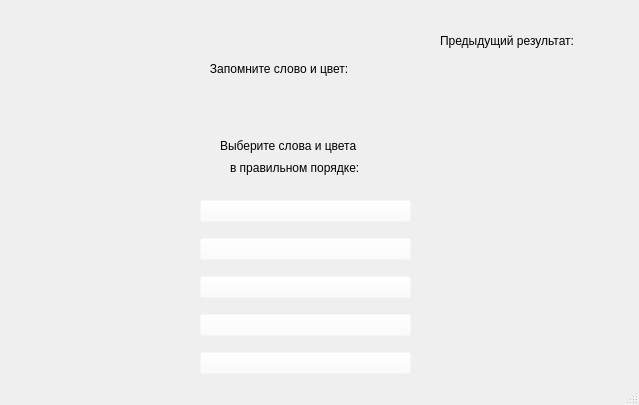
<?xml version="1.0" encoding="UTF-8"?>
<ui version="4.0">
 <class>MainWindow</class>
 <widget class="QMainWindow" name="MainWindow">
  <property name="geometry">
   <rect>
    <x>0</x>
    <y>0</y>
    <width>639</width>
    <height>405</height>
   </rect>
  </property>
  <property name="windowTitle">
   <string>Цвета &amp; Слова (Продвинутый)</string>
  </property>
  <widget class="QWidget" name="centralwidget">
   <widget class="QWidget" name="verticalLayoutWidget">
    <property name="geometry">
     <rect>
      <x>200</x>
      <y>190</y>
      <width>211</width>
      <height>194</height>
     </rect>
    </property>
    <layout class="QVBoxLayout" name="verticalLayout">
     <item>
      <widget class="QPushButton" name="pushButton_8">
       <property name="styleSheet">
        <string notr="true">font: 12pt &quot;MS Shell Dlg 2&quot;;
background-color: rgba(255, 255, 255, 0);</string>
       </property>
       <property name="text">
        <string/>
       </property>
      </widget>
     </item>
     <item>
      <widget class="QPushButton" name="pushButton_4">
       <property name="styleSheet">
        <string notr="true">font: 12pt &quot;MS Shell Dlg 2&quot;;
background-color: rgba(255, 255, 255, 0);</string>
       </property>
       <property name="text">
        <string/>
       </property>
      </widget>
     </item>
     <item>
      <widget class="QPushButton" name="pushButton_5">
       <property name="styleSheet">
        <string notr="true">font: 12pt &quot;MS Shell Dlg 2&quot;;
background-color: rgba(255, 255, 255, 0);</string>
       </property>
       <property name="text">
        <string/>
       </property>
      </widget>
     </item>
     <item>
      <widget class="QPushButton" name="pushButton_6">
       <property name="styleSheet">
        <string notr="true">font: 12pt &quot;MS Shell Dlg 2&quot;;
background-color: rgba(255, 255, 255, 0);</string>
       </property>
       <property name="text">
        <string/>
       </property>
      </widget>
     </item>
     <item>
      <widget class="QPushButton" name="pushButton_2">
       <property name="styleSheet">
        <string notr="true">font: 12pt &quot;MS Shell Dlg 2&quot;;
background-color: rgba(255, 255, 255, 0);</string>
       </property>
       <property name="text">
        <string/>
       </property>
      </widget>
     </item>
    </layout>
   </widget>
   <widget class="QLabel" name="label_2">
    <property name="geometry">
     <rect>
      <x>440</x>
      <y>30</y>
      <width>181</width>
      <height>21</height>
     </rect>
    </property>
    <property name="styleSheet">
     <string notr="true">font: 12pt &quot;MS Shell Dlg 2&quot;;</string>
    </property>
    <property name="text">
     <string>Предыдущий результат:</string>
    </property>
   </widget>
   <widget class="QWidget" name="horizontalLayoutWidget">
    <property name="geometry">
     <rect>
      <x>30</x>
      <y>40</y>
      <width>61</width>
      <height>31</height>
     </rect>
    </property>
    <layout class="QHBoxLayout" name="horizontalLayout_5">
     <item>
      <widget class="QLabel" name="score">
       <property name="styleSheet">
        <string notr="true">font: 12pt &quot;MS Shell Dlg 2&quot;;</string>
       </property>
       <property name="text">
        <string/>
       </property>
      </widget>
     </item>
    </layout>
   </widget>
   <widget class="QWidget" name="horizontalLayoutWidget_2">
    <property name="geometry">
     <rect>
      <x>30</x>
      <y>80</y>
      <width>118</width>
      <height>31</height>
     </rect>
    </property>
    <layout class="QHBoxLayout" name="horizontalLayout_6">
     <item>
      <widget class="QLabel" name="attempt">
       <property name="styleSheet">
        <string notr="true">font: 12pt &quot;MS Shell Dlg 2&quot;;</string>
       </property>
       <property name="text">
        <string/>
       </property>
      </widget>
     </item>
    </layout>
   </widget>
   <widget class="QLabel" name="label">
    <property name="geometry">
     <rect>
      <x>220</x>
      <y>130</y>
      <width>171</width>
      <height>31</height>
     </rect>
    </property>
    <property name="styleSheet">
     <string notr="true">font: 11pt &quot;MS Shell Dlg 2&quot;;</string>
    </property>
    <property name="text">
     <string>Выберите слова и цвета</string>
    </property>
   </widget>
   <widget class="QWidget" name="gridLayoutWidget">
    <property name="geometry">
     <rect>
      <x>200</x>
      <y>50</y>
      <width>211</width>
      <height>80</height>
     </rect>
    </property>
    <layout class="QGridLayout" name="gridLayout">
     <item row="3" column="0">
      <widget class="QLabel" name="label_14">
       <property name="styleSheet">
        <string notr="true">font: 75 14pt &quot;MS Shell Dlg 2&quot;;
background-color: rgba(255, 255, 255, 0);</string>
       </property>
       <property name="text">
        <string/>
       </property>
      </widget>
     </item>
     <item row="2" column="0">
      <widget class="QLabel" name="label_13">
       <property name="styleSheet">
        <string notr="true">font: 12pt &quot;MS Shell Dlg 2&quot;;</string>
       </property>
       <property name="text">
        <string>   Запомните слово и цвет:</string>
       </property>
      </widget>
     </item>
    </layout>
   </widget>
   <widget class="QLabel" name="label_3">
    <property name="geometry">
     <rect>
      <x>230</x>
      <y>160</y>
      <width>161</width>
      <height>16</height>
     </rect>
    </property>
    <property name="styleSheet">
     <string notr="true">font: 11pt &quot;MS Shell Dlg 2&quot;;</string>
    </property>
    <property name="text">
     <string>в правильном порядке:</string>
    </property>
   </widget>
   <widget class="QWidget" name="formLayoutWidget">
    <property name="geometry">
     <rect>
      <x>460</x>
      <y>60</y>
      <width>151</width>
      <height>301</height>
     </rect>
    </property>
    <layout class="QFormLayout" name="formLayout">
     <item row="2" column="0">
      <layout class="QHBoxLayout" name="horizontalLayout"/>
     </item>
     <item row="1" column="0">
      <layout class="QHBoxLayout" name="horizontalLayout_2"/>
     </item>
     <item row="0" column="0">
      <layout class="QHBoxLayout" name="horizontalLayout_3"/>
     </item>
    </layout>
   </widget>
  </widget>
  <widget class="QStatusBar" name="statusbar"/>
 </widget>
 <resources/>
 <connections/>
</ui>
